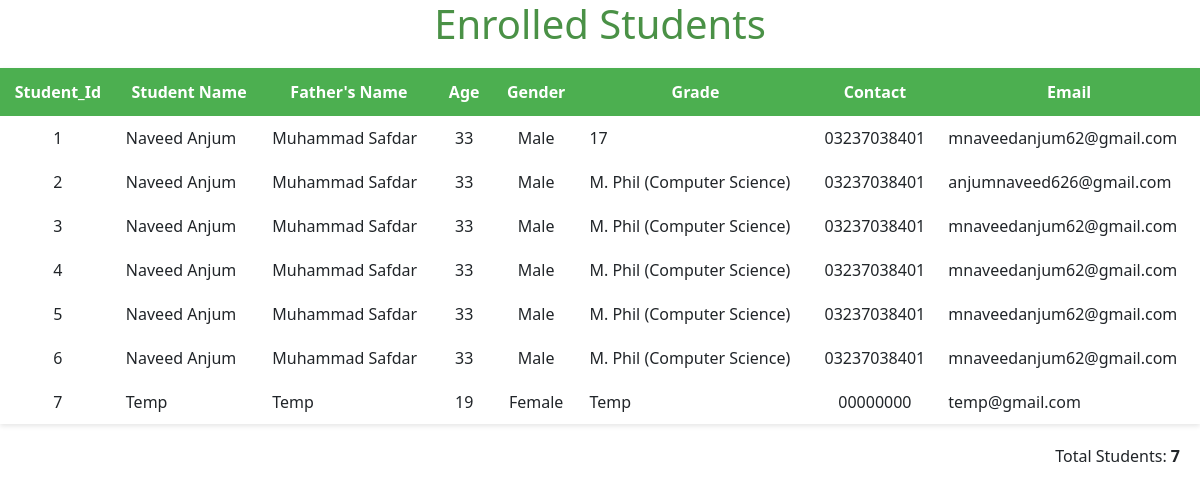
/students/, run on an earlier commit of the app's database.
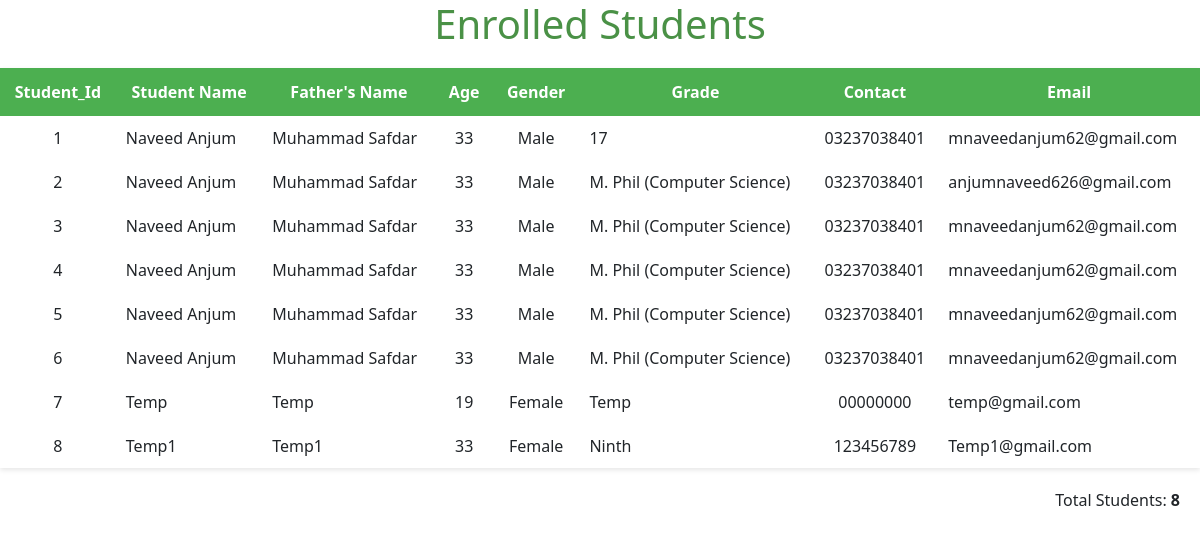
And on a later commit of the database.
### first_app/models.py (models this page shows, shortened)
class StdSignUp(models.Model):
    user = models.ForeignKey(User, on_delete=models.CASCADE, related_name="students", blank=True, null=True)  # Establishes a foreign key relationship with the User model
    std_name = models.CharField(max_length=100)
    std_father_name = models.CharField(max_length=100)
    std_age = models.IntegerField()
    std_gender = models.CharField(max_length=10)
    std_grade = models.CharField(max_length=30)
    std_contact = models.CharField(max_length=15)
    std_email = models.EmailField()
    std_password = models.CharField(max_length=20)

### first_app/views.py (the view)
# urls.py: path('students/', views.student_list, name='student_list'),
def student_list(request):
    students = StdSignUp.objects.all()  # Retrieve all student records from the database
    return render(request, 'enrolled_students.html', {'students': students})  # Render the student list template with the retrieved student data

### templates/enrolled_students.html (shortened to what this page needs)
    {% include "header.html" %}
<body>
    <h1>Enrolled Students</h1>
    <table>
        <thead>
            <tr style="text-align: center;">
                <th>Student_Id</th>
                <th>Student Name</th>
                <th>Father's Name</th>
                <th>Age</th>
                <th>Gender</th>
                <th>Grade</th>
                <th>Contact</th>
                <th>Email</th>
            </tr>
        </thead>
        <tbody>
        {% for student in students %}
            <tr>
                <td style="text-align: center;">{{ student.id }}</td>
                <td>{{ student.std_name }}</td>
                <td>{{ student.std_father_name }}</td>
                <td style="text-align: center;">{{ student.std_age }}</td>
                <td style="text-align: center;">{{ student.std_gender }}</td>
                <td>{{ student.std_grade }}</td>
                <td style="text-align: center;">{{ student.std_contact }}</td>
                <td>{{ student.std_email }}</td>
            </tr>
        {% endfor %}
        </tbody>
    </table>
    <div style="text-align: right; margin-top: 10px; margin-right:20px;">
        <p>Total Students: <strong>{{ students.count }}</strong></p>
    </div>
</body>
</html>

### templates/header.html (shortened to what this page needs)
{% load static %}
<!DOCTYPE html>
<html lang="en">
<head>
    <link rel="stylesheet" href="{% static 'style.css' %}">
    <link rel="stylesheet" href="{% static 'bootstrap.css' %}">
</head>
<body>

### static/style.css (style rules this page uses)
h1 { text-align: center; margin-top: 2%; color: #494d52; }
body { font-family: Arial, sans-serif; margin: 20px; background-color: #f5f5f5; }
h1 { color: #333; text-align: center; }
table { width: 100%; border-collapse: collapse; margin: 20px 0; background-color: white; box-shadow: 0 2px 5px rgba(0, 0, 0, 0.1); }
th { background-color: #4CAF50; color: white; padding: 12px; text-align: left; }
td { padding: 10px; border-bottom: 1px solid #ddd; }

What changed in the data, as far as the page shows it:
added StdSignUp: id "8", std_name "Temp1", std_father_name "Temp1", std_age "33", std_gender "Female", std_grade "Ninth", std_contact "123456789", std_email "Temp1@gmail.com"
Also different on the page:
{{ students.count }}: "7" → "8"
